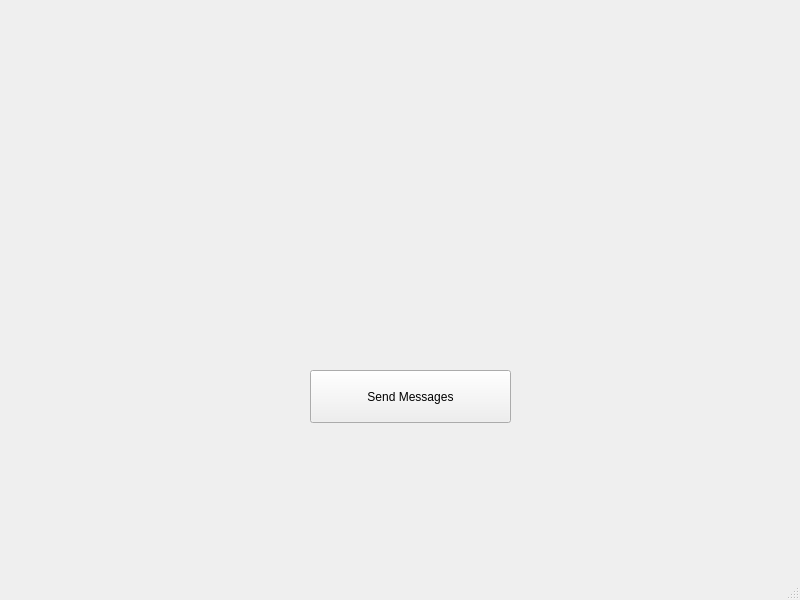
<?xml version="1.0" encoding="UTF-8"?>
<ui version="4.0">
 <class>page1_start</class>
 <widget class="QMainWindow" name="page1_start">
  <property name="geometry">
   <rect>
    <x>0</x>
    <y>0</y>
    <width>800</width>
    <height>600</height>
   </rect>
  </property>
  <property name="baseSize">
   <size>
    <width>0</width>
    <height>0</height>
   </size>
  </property>
  <property name="windowTitle">
   <string>page1_start</string>
  </property>
  <property name="styleSheet">
   <string notr="true">background-image: url(:/images/page1_back.jpg);</string>
  </property>
  <widget class="QWidget" name="centralwidget">
   <widget class="QPushButton" name="next_pushButton">
    <property name="geometry">
     <rect>
      <x>310</x>
      <y>370</y>
      <width>201</width>
      <height>53</height>
     </rect>
    </property>
    <property name="baseSize">
     <size>
      <width>0</width>
      <height>0</height>
     </size>
    </property>
    <property name="text">
     <string>Send Messages</string>
    </property>
   </widget>
  </widget>
  <widget class="QMenuBar" name="menubar">
   <property name="geometry">
    <rect>
     <x>0</x>
     <y>0</y>
     <width>800</width>
     <height>20</height>
    </rect>
   </property>
  </widget>
  <widget class="QStatusBar" name="statusbar"/>
 </widget>
 <resources/>
 <connections/>
</ui>
